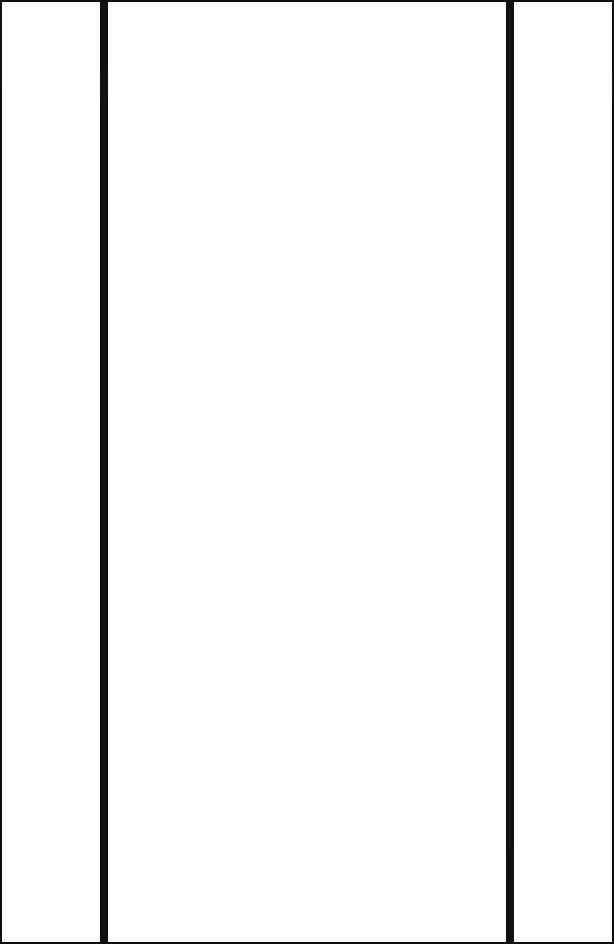
#> input picture Border Templates/BorderDesign1.png, 614 x 944 px; its folder holds only this picture in this run
$ python -i gif.py   (imports and definitions only)
#> lines starting #> are read from the running program, lines starting #| are printed output that depends on the picture
import os
import sys
import subprocess
import tempfile
import threading
import platform
import shutil
import time
import random
import json
import math
import uuid

# customtkinter otomatik kurulum
try:
    import customtkinter as ctk
except ImportError:
    subprocess.check_call([sys.executable, "-m", "pip", "install", "customtkinter"])
    import customtkinter as ctk

from tkinter import filedialog, messagebox, StringVar, IntVar, BooleanVar
from PIL import Image, ImageTk, ImageEnhance, ImageFilter, ImageDraw, ImageChops, ImageSequence

# [2 lines not run here, left out]

# Windows'ta ffmpeg/gifsicle çağrılarında konsol penceresi flaş'ını engelle
_NO_WINDOW = getattr(subprocess, "CREATE_NO_WINDOW", 0) if os.name == "nt" else 0

# ── Araç yolları ──────────────────────────────────────────
# [8 lines left out: function _optimal_threads, not called in this run]


def _find_tool(name: str) -> str | None:
    """Sistemde bir komut satırı aracı bul.
    Önce PATH'a bakar, sonra yaygın Windows kurulum klasörlerini tarar,
    sonra script klasörüne ve üstüne bakar.
    Bulamazsa None döner.
    """
#> called with name = 'ffmpeg'
    # 1. PATH kontrolü
    found = shutil.which(name)
    if found:
        return found

    exe = name if name.endswith(".exe") else name + ".exe"

    # 2. Yaygın Windows ffmpeg kurulum yerleri
    common = [
        rf"C:\ffmpeg\bin\{exe}",
        rf"C:\Program Files\ffmpeg\bin\{exe}",
        rf"C:\Program Files (x86)\ffmpeg\bin\{exe}",
        rf"C:\tools\ffmpeg\bin\{exe}",
        os.path.join(os.environ.get("LOCALAPPDATA", ""), "ffmpeg", "bin", exe),
        os.path.join(os.environ.get("USERPROFILE",  ""), "ffmpeg", "bin", exe),
        os.path.join(os.environ.get("USERPROFILE",  ""), "Downloads", "ffmpeg", "bin", exe),
    ]
    for p in common:
        if p and os.path.isfile(p):
            return p

    # 3. Script klasörü ve üst klasörler
    script_dir = os.path.dirname(os.path.abspath(__file__))
    for folder in [script_dir,
                   os.path.dirname(script_dir),
                   os.path.join(script_dir, "bin"),
                   os.path.join(script_dir, "ffmpeg", "bin"),
                   os.path.join(os.path.dirname(script_dir), "bin"),
                   os.path.join(os.path.dirname(script_dir), "ffmpeg", "bin")]:
        candidate = os.path.join(folder, exe)
        if os.path.isfile(candidate):
            return candidate

    return None

FFMPEG_FOUND   = _find_tool("ffmpeg")
FFPROBE_FOUND  = _find_tool("ffprobe")
GIFSICLE_FOUND = _find_tool("gifsicle")

FFMPEG   = FFMPEG_FOUND   or "ffmpeg"
FFPROBE  = FFPROBE_FOUND  or "ffprobe"
GIFSICLE = GIFSICLE_FOUND or "gifsicle"

# ffmpeg yoksa kullanıcıya uyarı gösterilecek (App.__init__ içinde)
FFMPEG_MISSING = FFMPEG_FOUND is None
GIFSICLE_MISSING = GIFSICLE_FOUND is None

QUALITY_PROFILES = {
    "Steam hızlı": {
        "fmt": "GIF",
        "width": "480",
        "fps": 15,
        "lossy": 25,
        "colors": "64",
        "sharpen": True,
        "smooth": False,
    },
    "Steam kaliteli": {
        "fmt": "GIF",
        "width": "720",
        "fps": 24,
        "lossy": 12,
        "colors": "128",
        "sharpen": True,
        "smooth": False,
    },
    "Steam ultra (1080p)": {
        "fmt": "GIF",
        "width": "1080",
        "fps": 20,
        "lossy": 8,
        "colors": "256",
        "sharpen": True,
        "smooth": False,
    },
    "Küçük dosya": {
        "fmt": "GIF",
        "width": "480",
        "fps": 12,
        "lossy": 35,
        "colors": "64",
        "sharpen": False,
        "smooth": False,
    },
    "Ezgif benzeri": {
        "fmt": "GIF",
        "width": "480",
        "fps": 15,
        "lossy": 110,
        "colors": "64",
        "sharpen": True,
        "smooth": False,
    },
    "WebP HD": {
        "fmt": "WebP",
        "width": "1080",
        "fps": 30,
        "lossy": 0,
        "colors": "256",
        "sharpen": True,
        "smooth": False,
    },
    "WebP küçük": {
        "fmt": "WebP",
        "width": "640",
        "fps": 24,
        "lossy": 0,
        "colors": "128",
        "sharpen": False,
        "smooth": False,
    },
}

EFFECT_PRESETS = {
    "Efekt yok": "none",
    "Neon mor kenarlik": "neon",
    "Karanlik glow": "dark_glow",
    "VHS / scanline": "vhs",
    "Sinema vignette": "cinema",
    "Purple Soul": "purple_soul",
    "Blue Lightning": "blue_lightning",
    "Blood Curse": "blood_curse",
    "Ice Mist": "ice_mist",
    "Golden Divine": "golden_divine",
    "Cyber Glitch": "cyber_glitch",
    "VHS Horror": "vhs_horror",
    "Inferno Ember": "inferno_ember",
    "Hologram": "hologram",
}

EFFECT_DESCRIPTIONS = {
    "Efekt yok": "Temiz",
    "Neon mor kenarlik": "Mor neon",
    "Karanlik glow": "Koyu aura",
    "VHS / scanline": "Retro çizgi",
    "Sinema vignette": "Cinematic",
    "Purple Soul": "Ruh parçacığı",
    "Blue Lightning": "Mavi şimşek",
    "Blood Curse": "Kırmızı lanet",
    "Ice Mist": "Buz sisi",
    "Golden Divine": "Altın bloom",
    "Cyber Glitch": "RGB glitch",
    "VHS Horror": "Karanlık VHS",
    "Inferno Ember": "Alev parçacığı",
    "Hologram": "Holografik parıltı",
}

EFFECT_GROUPS = {
    "Look": ["Efekt yok", "Sinema vignette", "Karanlik glow"],
    "Aura": ["Neon mor kenarlik", "Purple Soul", "Blue Lightning", "Golden Divine"],
    "Dark": ["Blood Curse", "VHS Horror", "Inferno Ember"],
    "FX": ["Ice Mist", "Cyber Glitch", "VHS / scanline", "Hologram"],
}

USER_PRESETS_FILE = os.path.join(os.path.dirname(os.path.abspath(__file__)), "effect_presets.json")

def _resolve_border_dir() -> str:
    here = os.path.dirname(os.path.abspath(__file__))
    proj_root = os.path.dirname(here)
    candidates = [
        os.path.join(proj_root, "src", "steameditor", "resources", "border_templates"),
        os.path.join(proj_root, "Border Templates"),
        os.path.join(here, "Border Templates"),
    ]
    for c in candidates:
        if os.path.isdir(c):
            return c
#> further down, picture is the input picture: PIL image 614x944 RGBA; mean R, G, B, A 246.2, 246.2, 246.2, 9.4
    return candidates[1]

BORDER_TEMPLATE_DIR = _resolve_border_dir()
BORDER_TEMPLATE_NONE = "Yok"

# ── Renk Paleti (Carbon × Turuncu — editor.py ile aynı) ──
C_BG0    = "#080808"
C_BG1    = "#0d0d0d"
C_BG2    = "#141414"
C_BG3    = "#1c1c1c"
C_BG4    = "#242424"
C_BG5    = "#2c2c2c"
C_BORDER = "#2e2e2e"
C_ACCENT = "#f97316"
C_ACC_DK = "#c2570b"
C_ACC_LT = "#fb923c"
C_TEXT   = "#f0f0f0"
C_DIM    = "#6b6b6b"
C_HINT   = "#3a3a3a"
C_SUCCESS= "#22c55e"
C_ERROR  = "#ef4444"
C_INDIGO = "#6366f1"


# ── Renk yardımcıları ─────────────────────────────────────
def _h2r(h):
    h = h.lstrip("#")[:6]
    return tuple(int(h[i:i+2], 16) for i in (0, 2, 4))

def _r2h(r, g, b):
    return "#{:02x}{:02x}{:02x}".format(int(r), int(g), int(b))

def lerp(c1, c2, t):
    r1,g1,b1 = _h2r(c1); r2,g2,b2 = _h2r(c2)
    return _r2h(r1+(r2-r1)*t, g1+(g2-g1)*t, b1+(b2-b1)*t)


# ── AnimButton ────────────────────────────────────────────
class AnimButton(ctk.CTkButton):
    _N = 12; _MS = 10
    # [30 lines left out: functions __init__, _anim, not called in this run]

    def _enter(self, _=None): self._anim(1.0)
    def _leave(self, _=None): self._anim(0.0)


# ── SliderRow ─────────────────────────────────────────────
class SliderRow(ctk.CTkFrame):
    """Etiket + slider + değer göstergesi."""
    # [30 lines left out: functions __init__, _on_change, not called in this run]

    def get(self): return int(self.slider.get())
    def set(self, val):
        self.slider.set(val)
        self._on_change(val)
    def bind_change(self, fn): self._cb = fn


# ── VideoPreview ──────────────────────────────────────────
class VideoPreview(ctk.CTkFrame):
    # [108 lines left out: functions __init__, _pulse, _pick, show, show_effect_image, _render_image, not called in this run]

    def get_source_image(self):
        return self._source_img.copy() if self._source_img is not None else None


# ── StatusBar ─────────────────────────────────────────────
class StatusBar(ctk.CTkFrame):
    # [28 lines left out: functions __init__, set, not called in this run]

    def set_size(self, txt): self._size_lbl.configure(text=txt)
    def busy(self, msg): self.set(msg, C_ACCENT, C_ACCENT, reset=False)
    def ok(self, msg): self.set(msg, C_SUCCESS, C_SUCCESS)
    def error(self, msg): self.set(msg, C_ERROR, C_ERROR)


# ── GifMaker ──────────────────────────────────────────────
class GifMaker(ctk.CTk):

    # [134 lines left out: functions __init__, _build, not called in this run]

    def _sep(self, parent):
        ctk.CTkFrame(parent, height=1, fg_color=C_BORDER
                     ).pack(fill="x", padx=6, pady=8)

    # [338 lines left out: functions _section, _build_settings, _apply_profile, _select_effect, not called in this run]

    def _on_effect_menu_change(self, *_):
        self._sync_effect_gallery()
        self._on_setting_change()

    def _toggle_effect_gallery(self):
        self._effect_gallery_open = not self._effect_gallery_open
        self._sync_effect_gallery_visibility()

    # [30 lines left out: functions _sync_effect_gallery_visibility, _sync_effect_gallery, not called in this run]

    def _user_preset_names(self):
        names = sorted(self._user_presets.keys())
        return names if names else ["Preset yok"]

    def _first_user_preset_name(self):
        return self._user_preset_names()[0]

    # [353 lines left out: functions _refresh_user_presets, _current_preset_payload, _apply_preset_payload, _save_user_preset, _apply_user_preset, _pick_media and 15 more, not called in this run]

    def _effect_code(self):
        return EFFECT_PRESETS.get(self._effect_var.get(), "none")

    # [106 lines left out: functions _effect_params, _open_folder, run, run_cancelable, _load_effect_presets, _save_effect_presets, not called in this run]


def _is_image_file(path):
    return os.path.splitext(path)[1].lower() in {".gif", ".png", ".jpg", ".jpeg", ".webp", ".bmp"}


# [47 lines left out: functions _list_border_templates, get_video_resolution, get_video_duration, not called in this run]


def _apply_vignette(img, strength=0.45):
#> called with strength = 0.45
    w, h = img.size
#> w = 614; h = 944
    mask = Image.new("L", (w, h), 0)
#> mask: PIL image 614x944 L; every value is 0
    draw = ImageDraw.Draw(mask)
    pad_x = max(1, int(w * 0.10))
#> pad_x = 61
    pad_y = max(1, int(h * 0.10))
#> pad_y = 94
    draw.ellipse((-pad_x, -pad_y, w + pad_x, h + pad_y), fill=255)
    mask = mask.filter(ImageFilter.GaussianBlur(max(8, min(w, h) // 5)))
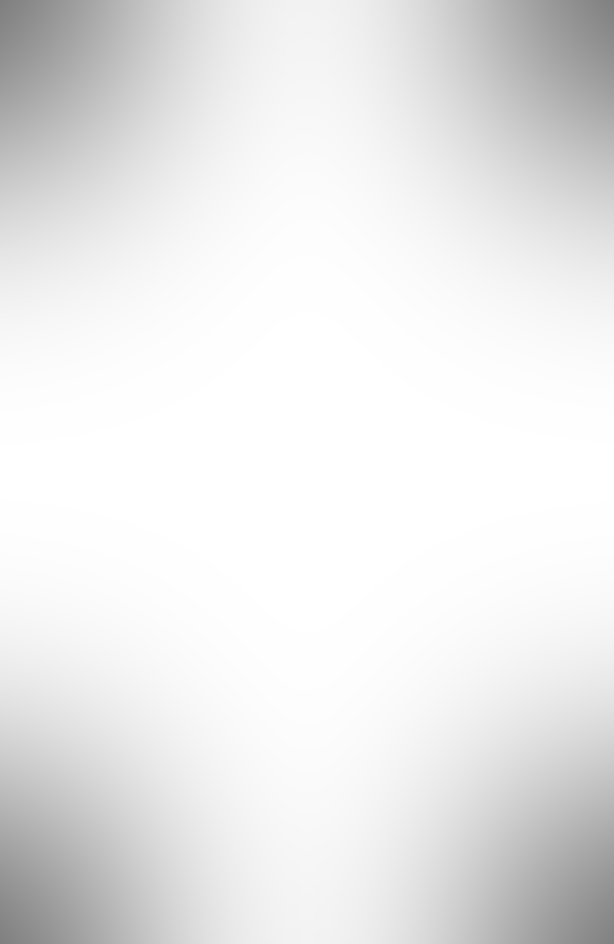
#> mask: PIL image 614x944 L; min 127, max 255, mean 233.7
    dark = Image.new("RGB", (w, h), (0, 0, 0))
#> dark: PIL image 614x944 RGB; every value is 0
    alpha = ImageEnhance.Contrast(mask).enhance(1.8).point(
        lambda p: int((255 - p) * strength))
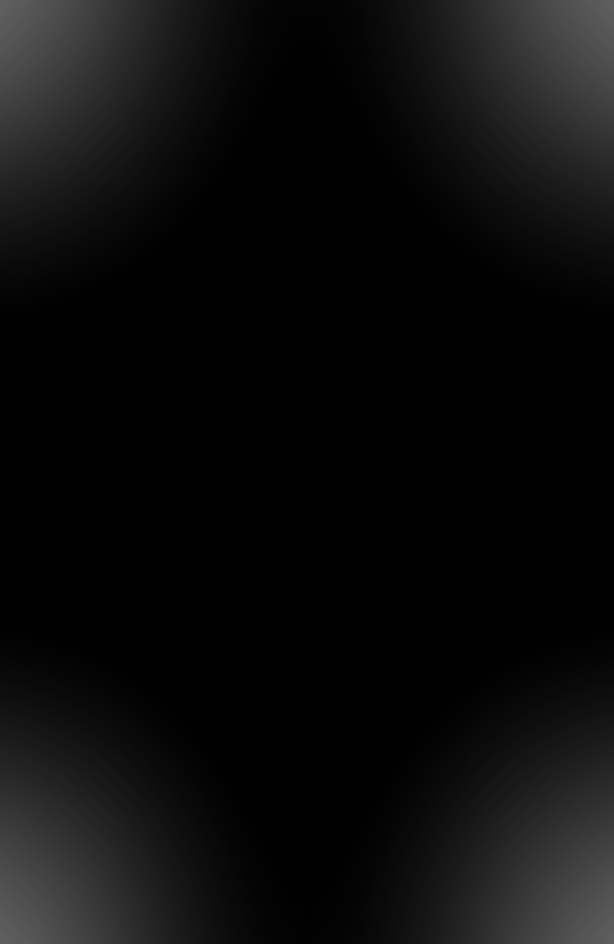
#> alpha: PIL image 614x944 L; min 0, max 96, mean 12.3
    return Image.composite(dark, img, alpha)
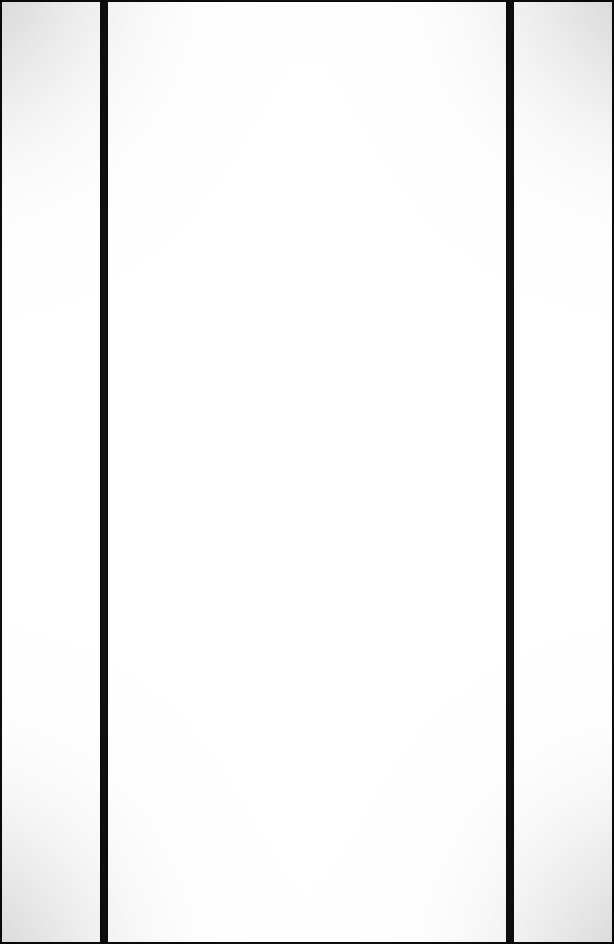
#> returned value: PIL image 614x944 RGBA; mean R, G, B, A 234.6, 234.6, 234.6, 20.9; transparent parts drawn white


def _tint_image(img, color, amount):
    tint = Image.new("RGB", img.size, color)
    return Image.blend(img, tint, max(0.0, min(1.0, amount)))


# [160 lines left out: functions _bloom_image, _draw_scanlines, _draw_particles, _chromatic_shift, _make_before_after_preview, _effect_border_colors and 3 more, not called in this run]


_GIF_BORDER_CACHE: dict[tuple[str, tuple[int, int]], Image.Image] = {}


# [428 lines left out: functions _get_gif_border, _apply_border_template, _apply_border_template_to_output, _apply_effect_to_image, _extra_filters, _video_filters and 3 more, not called in this run]


def _prepare_effect_image(path, out_w, sharpen, effect="none", **params):
    img = _prepare_effect_base(path, out_w)
    return _apply_effect_to_image(img, sharpen, effect, **params)


# [303 lines left out: functions _animation_frame_count, _animated_effect_frame, _make_effect_frames, _save_effect_frames_as_gif, _estimate_image_size, _convert_image and 3 more, not called in this run]


# [2 lines not run here, left out]

>>> from PIL import Image
>>> picture = Image.open('../Border Templates/BorderDesign1.png')
>>> result = _apply_vignette(picture)

$ run again, on Border Templates/BorderDesign10.png
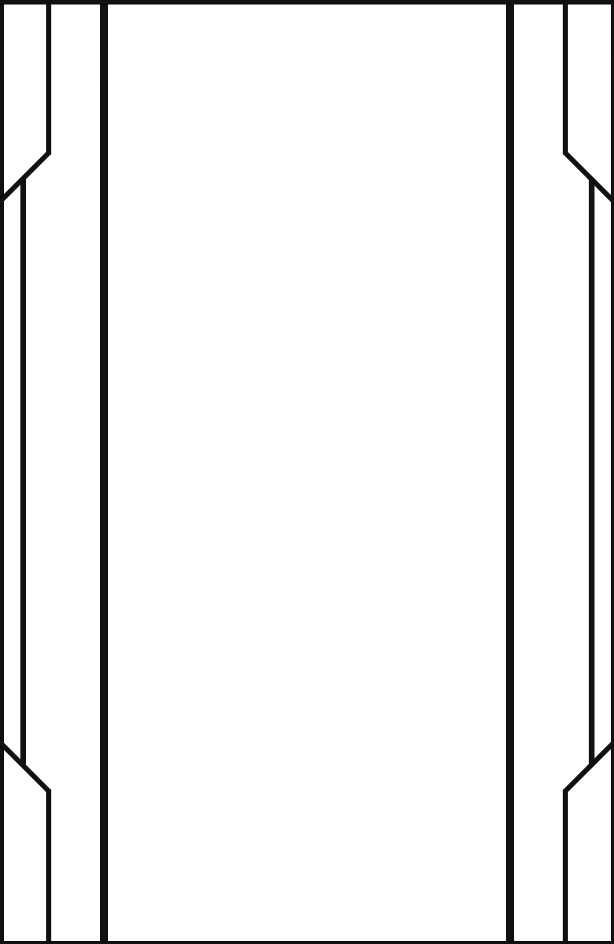
#> input picture Border Templates/BorderDesign10.png, 614 x 944 px
#> picture is the input picture: PIL image 614x944 RGBA; mean R, G, B, A 1, 1, 1, 16.3
#> dark: PIL image 614x944 RGB; every value is 0
#> in _apply_vignette, `return Image.composite(dark, img, alpha)`:
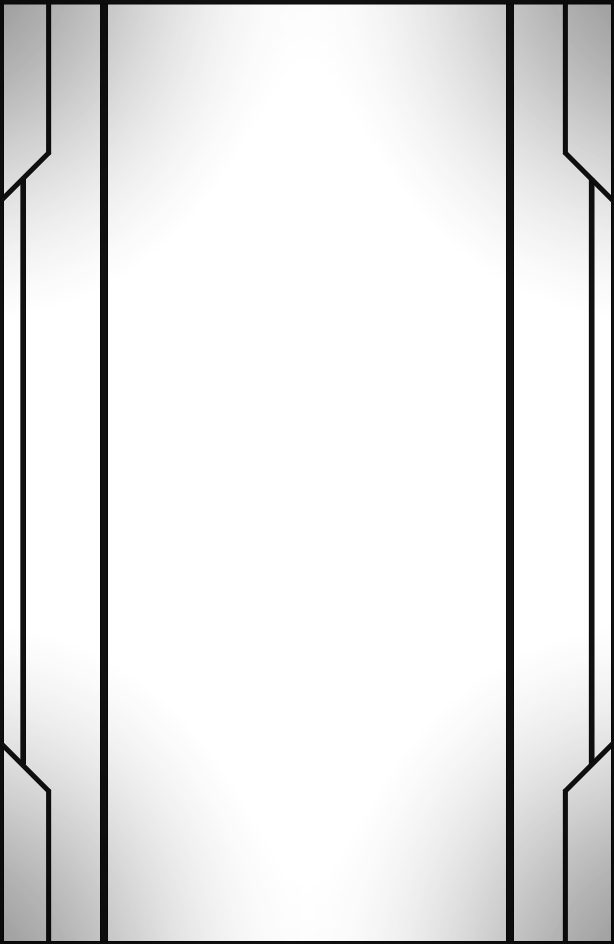
#> returned value: PIL image 614x944 RGBA; mean R, G, B, A 0.9, 0.9, 0.9, 27; transparent parts drawn white
